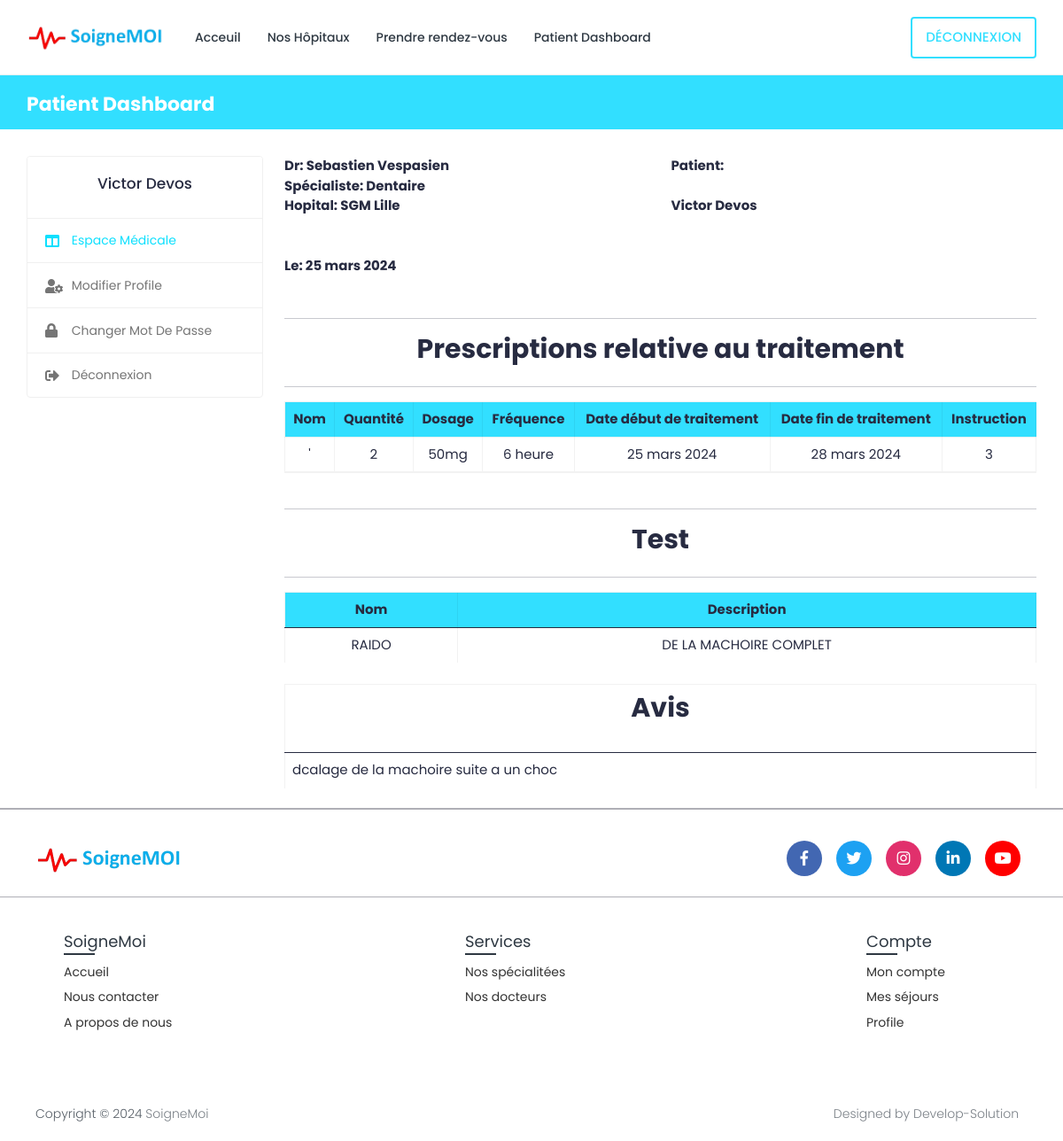
The app's page /prescription-view/3 (signed in) with its own data.
### book/models.py (models this page shows, shortened)
class Patient(models.Model):
    patient_id = models.AutoField(primary_key=True)
    user = models.OneToOneField(User, on_delete=models.CASCADE, null=True, blank=True, related_name='patient')
    first_name = models.CharField(max_length=200, null=True, blank=True)
    last_name = models.CharField(max_length=200, null=True, blank=True)
    phone_number = models.CharField(max_length=10,null=True, blank=True)
    address = models.CharField(max_length=200, null=True, blank=True)
    date_of_birth = models.DateField(null=True, blank=True)
    serial_number = models.CharField(max_length=200, null=True, blank=True)

class Prescription(models.Model):
    prescription_id = models.AutoField(primary_key=True)
    doctor = models.ForeignKey(Doctor, on_delete=models.CASCADE, null=True, blank=True)
    patient = models.ForeignKey(Patient, on_delete=models.SET_NULL, null=True, blank=True)
    create_date = models.DateField(null=True, blank=True)
    extra_information = models.TextField(null=True, blank=True)

class Doctor(models.Model):
    doctor_id = models.AutoField(primary_key=True)
    user = models.OneToOneField(User, on_delete=models.CASCADE, null=True, blank=True, related_name='profile')
    first_name = models.CharField(max_length=200, null=True)
    last_name = models.CharField(max_length=200, null=True)
    specialization = models.ForeignKey(Specialization, on_delete=models.SET_NULL, null=True, blank=True)
    phone_number = models.CharField(max_length=200, null=True, blank=True)
    date_of_birth = models.DateField(null=True, blank=True)
    reg_number = models.CharField(max_length=6, null=True, blank=True)
    hospital_name = models.ForeignKey(Hospital, on_delete=models.SET_NULL, null=True, blank=True)

class Specialization(models.Model):
    specialization_id = models.AutoField(primary_key=True)
    hospital = models.ForeignKey(Hospital, on_delete=models.CASCADE, null=True, blank=True)
    specialization_name = models.CharField(max_length=200, null=True, blank=True)

class Hospital(models.Model):
    hospital_id = models.AutoField(primary_key=True)
    name = models.CharField(max_length=200, null=True, blank=True)
    address = models.CharField(max_length=200, null=True, blank=True)
    featured_image = models.ImageField(upload_to='hospitals/', default='hospitals/default.png', null=True, blank=True)
    description = models.TextField(null=True, blank=True)
    email = models.EmailField(max_length=200, null=True, blank=True)
    phone_number = models.CharField(max_length=10,null=True, blank=True)
    def __str__(self):
        return str(self.name)

class Prescription_medicine(models.Model):
    prescription = models.ForeignKey(Prescription, related_name='prescription_medicines', on_delete=models.CASCADE,
                                     null=True, blank=True)
    medicine_id = models.AutoField(primary_key=True)
    medicine_name = models.CharField(max_length=200, null=True, blank=True)
    quantity = models.CharField(max_length=200, null=True, blank=True)
    dosage = models.CharField(max_length=200, null=True, blank=True)  # Added dosage field
    start_day = models.DateField(null=True, blank=True)
    end_day = models.DateField(null=True, blank=True)
    frequency = models.CharField(max_length=200, null=True, blank=True)
    instruction = models.TextField(null=True, blank=True)

class Prescription_test(models.Model):
    prescription = models.ForeignKey(Prescription, related_name='prescription_test', on_delete=models.CASCADE,
                                     null=True, blank=True)
    test_id = models.AutoField(primary_key=True)
    test_name = models.CharField(max_length=200, null=True, blank=True)
    test_description = models.TextField(null=True, blank=True)  # Added test_description field
    test_info_id = models.CharField(max_length=200, null=True, blank=True)
    test_results = models.TextField(null=True, blank=True)

### book/views.py (the view)
# urls.py: path('prescription-view/<int:pk>', PrescriptionView.as_view(), name='prescription-view'),
class PrescriptionView(LoginRequiredMixin, View):
    def get(self, request, pk):
        if request.user.is_patient:
            self.patient = Patient.objects.get(user=request.user)
            self.prescription = Prescription.objects.filter(prescription_id=pk)
            self.prescription_medicine = Prescription_medicine.objects.filter(prescription__in=self.prescription)
            self.prescription_test = Prescription_test.objects.filter(prescription__in=self.prescription)
            context = {
                'patient': self.patient,
                'prescription': self.prescription,
                'prescription_test': self.prescription_test,
                'prescription_medicine': self.prescription_medicine
            }
            return render(request, 'book/patient/prescription-view.html', context)
        else:
            return redirect('logout')

### templates/book/patient/prescription-view.html (shortened to what this page needs)
{% extends 'book/base.html' %}
{% block content %}
{% load static %}
  <body>
    <div class="main-wrapper">
      	<div class="breadcrumb-bar">
        <div class="container-fluid">
          <div class="row align-items-center">
            <div class="col-md-12 col-12">
              <h2 class="breadcrumb-title">Patient Dashboard</h2>
            </div>
          </div>
        </div>
      	</div>
      	<div class="content">
        	<div class="container-fluid">
          		<div class="row">
            		<div class="col-md-5 col-lg-4 col-xl-3 theiaStickySidebar">
              			<div>{% include 'book/patient/patient-sidebar.html' %}</div>
            		</div>
					<div class="col-md-7 col-lg-6 col-xl-9">
							<div class="invoice-content">
								{% for prescription in prescription %}
								<div class="invoice-item">
									<div class="row">
										<div class="col-md-6">
											<div class="invoice-info">
												<p class="invoice-details invoice-details-two">
													<b>Dr: {{prescription.doctor.first_name}} {{prescription.doctor.last_name}}</b> <br>
												<b>Spécialiste: {{prescription.doctor.specialization.specialization_name}}</b><br>
												<b>Hopital: {{prescription.doctor.hospital_name}}</b><br>
												<br><br>
												<b>Le: {{prescription.create_date }}</b>
												</p>
											</div>
										</div>
										<div class="col-md-6">
											<div class="invoice-info invoice-info2">
												<strong class="customer-text">Patient:</strong>
												<p class="invoice-details"></br>
													<b>{{prescription.patient.first_name}} {{prescription.patient.last_name}}</b><br>
												</p>
											</div>
										</div>
									</div>
								</div>
								<div class="invoice-item invoice-table-wrap mt-3">
									<div class="row">
										<div class="col-md-12">
											<hr>
											<h2 class="text-center mb-4" ><b>Prescriptions relative au traitement</b></h2>
											<hr>
											<div class="table-responsive">
												<table class="invoice-table table table-bordered" >
													<thead >
														<tr style="background-color: #32DFFF">
															<th class="text-center">Nom</th>
															<th class="text-center">Quantité</th>
															<th class="text-center">Dosage</th>
															<th class="text-center">Fréquence</th>
															<th class="text-center">Date début de traitement</th>
															<th class="text-center">Date fin de traitement</th>
															<th class="text-center">Instruction</th>
														</tr>
														{% for pm in prescription_medicine %}
														<tr>
															<td class="text-center">{{pm.medicine_name}}</td>
															<td class="text-center">{{pm.quantity}}</td>
															<td class="text-center">{{pm.dosage}}</td>
															<td class="text-center">{{pm.frequency}}</td>
															<td class="text-center">{{pm.start_day}}</td>
															<td class="text-center">{{pm.end_day}}</td>
															<td class="text-center">{{pm.instruction}}</td>
														</tr>
														{% endfor %}
													</thead>
												</table>
											</div>
										</div>
									</div>
								</div>
								<div class="invoice-item invoice-table-wrap mt-4">
									<div class="row">
										<div class="col-md-12">
											<hr>
											<h2 class="text-center mb-4" ><b>Test</b></h2>
											<hr>
											<div class="table-responsive">
												<table class="invoice-table table table-bordered">
													<thead>
														<tr style="background-color: #32DFFF">
															<th class="text-center">Nom</th>
															<th class="text-center">Description</th>
														</tr>
													</thead>
													<tbody>
														{% for pt in prescription_test %}
														<tr>
															<td class="text-center">{{pt.test_name}}</td>
															<td class="text-center">{{pt.test_description}}</td>
														</tr>
														{% endfor %}
													</tbody>
												</table>
											</div>
										</div>
									</div>
								</div>
								<div class="invoice-item invoice-table-wrap mt-4">
									<div class="row">
										<div class="col-md-12">
											<div class="table-responsive">
												<table class="invoice-table table table-bordered">
													<thead>
														<tr>
															<th><h2 class="text-center mb-4" ><b>Avis</b></h2></th>
														</tr>
													</thead>
													<tbody>
														<tr>
															<td>{{prescription.extra_information}}</td>
														</tr>
													</tbody>
												</table>
											</div>
										</div>
									</div>
									<br>
									{% endfor %}
                        </div>
                    </div>
                </div>
            </div>
        </div>
    </div>
</body>
{% endblock content %}

### templates/book/patient/patient-sidebar.html
{% load static %}
<body>
    <div class="profile-sidebar">
      <div class="widget-profile pro-widget-content">
        <div class="profile-info-widget">
          <div class="profile-det-info">
            <h3>{{patient.first_name}} {{ patient.last_name}}</h3>
          </div>
        </div>
      </div>
      <div class="dashboard-widget">
        <nav class="dashboard-menu sidebar">
          <ul>
            <li class="active">
              <a href="{% url 'patient-dashboard' %}" class="nav-link">
                <i class="fas fa-columns"></i>
                <span>Espace médicale</span>
              </a>
            </li>
            <li>
              <a href="{% url 'profile-settings' %}" class="nav-link">
                <i class="fas fa-user-cog"></i>
                <span>Modifier profile</span>
              </a>
            </li>
            <li>
              <a href="{% url 'change-password' pk=user.id%}" class="nav-link">
                <i class="fas fa-lock"></i>
                <span>Changer mot de passe</span>
              </a>
            </li>
            <li>
              <a href="{% url 'logout' %}" class="nav-link">
                <i class="fas fa-sign-out-alt"></i>
                <span>Déconnexion</span>
              </a>
            </li>
          </ul>
        </nav>
      </div>
    </div>
</body>

### records on screen
Patient: first_name "Victor", last_name "Devos"
Prescription: doctor.first_name "Sebastien", doctor.last_name "Vespasien", doctor.specialization.specialization_name "Dentaire", doctor.hospital_name "SGM Lille", create_date "25 mars 2024", patient.first_name "Victor", patient.last_name "Devos", extra_information "dcalage de la machoire suite a un choc"
Prescription_medicine: medicine_name "'", quantity "2", dosage "50mg", frequency "6 heure", start_day "25 mars 2024", end_day "28 mars 2024", instruction "3"
Prescription_test: test_name "RAIDO", test_description "DE LA MACHOIRE COMPLET"
